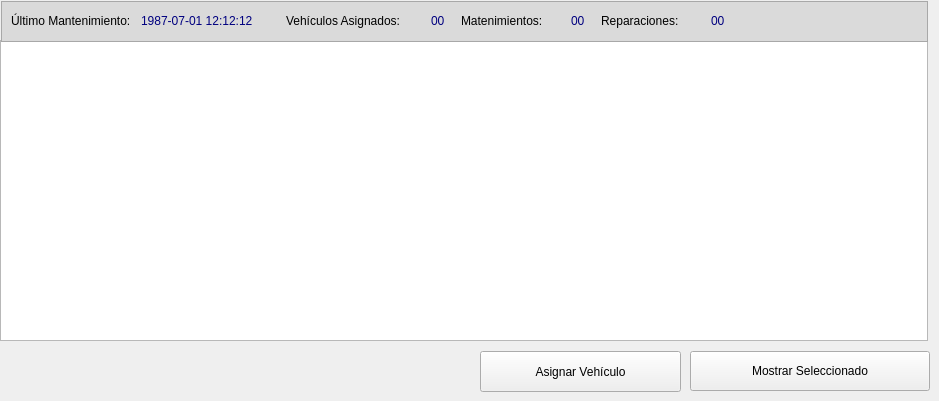
    <widget class="QWidget" name="tab">
     <attribute name="icon">
      <iconset>
       <normalon>:/Icons/icons/polaris.png</normalon>
      </iconset>
     </attribute>
     <attribute name="title">
      <string>Vehículos</string>
     </attribute>
     <widget class="QPushButton" name="btn_monstrar_seleccionados">
      <property name="geometry">
       <rect>
        <x>690</x>
        <y>351</y>
        <width>240</width>
        <height>40</height>
       </rect>
      </property>
      <property name="text">
       <string>Mostrar Seleccionado</string>
      </property>
      <property name="icon">
       <iconset>
        <normalon>:/Icons/icons/apply.png</normalon>
       </iconset>
      </property>
     </widget>
     <widget class="QTableWidget" name="tbl_vehiculos">
      <property name="geometry">
       <rect>
        <x>0</x>
        <y>40</y>
        <width>928</width>
        <height>301</height>
       </rect>
      </property>
      <property name="toolTip">
       <string>Resultados Búsqueda</string>
      </property>
     </widget>
     <widget class="QFrame" name="frame_3">
      <property name="geometry">
       <rect>
        <x>1</x>
        <y>1</y>
        <width>927</width>
        <height>41</height>
       </rect>
      </property>
      <property name="styleSheet">
       <string notr="true">background-color: rgb(218, 218, 218);</string>
      </property>
      <property name="frameShape">
       <enum>QFrame::StyledPanel</enum>
      </property>
      <property name="frameShadow">
       <enum>QFrame::Raised</enum>
      </property>
      <widget class="QLabel" name="lbl_ultimo_mantenimientoa">
       <property name="geometry">
        <rect>
         <x>10</x>
         <y>10</y>
         <width>131</width>
         <height>20</height>
        </rect>
       </property>
       <property name="text">
        <string>Último Mantenimiento:</string>
       </property>
      </widget>
      <widget class="QLabel" name="lbl_ultimo_mantenimientob">
       <property name="geometry">
        <rect>
         <x>140</x>
         <y>10</y>
         <width>151</width>
         <height>20</height>
        </rect>
       </property>
       <property name="toolTip">
        <string>Fecha de Registro en el sistema</string>
       </property>
       <property name="text">
        <string>&lt;html&gt;&lt;head/&gt;&lt;body&gt;&lt;p&gt;&lt;span style=&quot; color:#00007f;&quot;&gt;1987-07-01 12:12:12&lt;/span&gt;&lt;/p&gt;&lt;/body&gt;&lt;/html&gt;</string>
       </property>
      </widget>
      <widget class="QLabel" name="lbl_vehiculos_asignadosa">
       <property name="geometry">
        <rect>
         <x>285</x>
         <y>10</y>
         <width>140</width>
         <height>20</height>
        </rect>
       </property>
       <property name="text">
        <string>Vehículos Asignados:</string>
       </property>
      </widget>
      <widget class="QLabel" name="lbl_vehiculos_asignadosb">
       <property name="geometry">
        <rect>
         <x>430</x>
         <y>10</y>
         <width>40</width>
         <height>20</height>
        </rect>
       </property>
       <property name="toolTip">
        <string>Fecha de Registro en el sistema</string>
       </property>
       <property name="text">
        <string>&lt;html&gt;&lt;head/&gt;&lt;body&gt;&lt;p&gt;&lt;span style=&quot; color:#00007f;&quot;&gt;00&lt;/span&gt;&lt;/p&gt;&lt;/body&gt;&lt;/html&gt;</string>
       </property>
      </widget>
      <widget class="QLabel" name="lbl_mantenimientosb">
       <property name="geometry">
        <rect>
         <x>570</x>
         <y>10</y>
         <width>40</width>
         <height>20</height>
        </rect>
       </property>
       <property name="toolTip">
        <string>Fecha de Registro en el sistema</string>
       </property>
       <property name="text">
        <string>&lt;html&gt;&lt;head/&gt;&lt;body&gt;&lt;p&gt;&lt;span style=&quot; color:#00007f;&quot;&gt;00&lt;/span&gt;&lt;/p&gt;&lt;/body&gt;&lt;/html&gt;</string>
       </property>
      </widget>
      <widget class="QLabel" name="lbl_mantenimientosa">
       <property name="geometry">
        <rect>
         <x>460</x>
         <y>10</y>
         <width>110</width>
         <height>20</height>
        </rect>
       </property>
       <property name="text">
        <string>Matenimientos:</string>
       </property>
      </widget>
      <widget class="QLabel" name="lbl_reparacionesb">
       <property name="geometry">
        <rect>
         <x>710</x>
         <y>10</y>
         <width>40</width>
         <height>20</height>
        </rect>
       </property>
       <property name="toolTip">
        <string>Fecha de Registro en el sistema</string>
       </property>
       <property name="text">
        <string>&lt;html&gt;&lt;head/&gt;&lt;body&gt;&lt;p&gt;&lt;span style=&quot; color:#00007f;&quot;&gt;00&lt;/span&gt;&lt;/p&gt;&lt;/body&gt;&lt;/html&gt;</string>
       </property>
      </widget>
      <widget class="QLabel" name="lbl_reparacionesa">
       <property name="geometry">
        <rect>
         <x>600</x>
         <y>10</y>
         <width>110</width>
         <height>20</height>
        </rect>
       </property>
       <property name="text">
        <string>Reparaciones:</string>
       </property>
      </widget>
     </widget>
     <widget class="QPushButton" name="btn_asignar_vehiculos">
      <property name="geometry">
       <rect>
        <x>480</x>
        <y>351</y>
        <width>201</width>
        <height>41</height>
       </rect>
      </property>
      <property name="toolTip">
       <string>Ver mantenimientos realizados</string>
      </property>
      <property name="text">
       <string>Asignar Vehículo</string>
      </property>
      <property name="icon">
       <iconset resource="polaris.qrc">
        <normaloff>:/Icons/icons/polaris.png</normaloff>:/Icons/icons/polaris.png</iconset>
      </property>
      <property name="iconSize">
       <size>
        <width>20</width>
        <height>20</height>
       </size>
      </property>
     </widget>
    </widget>
